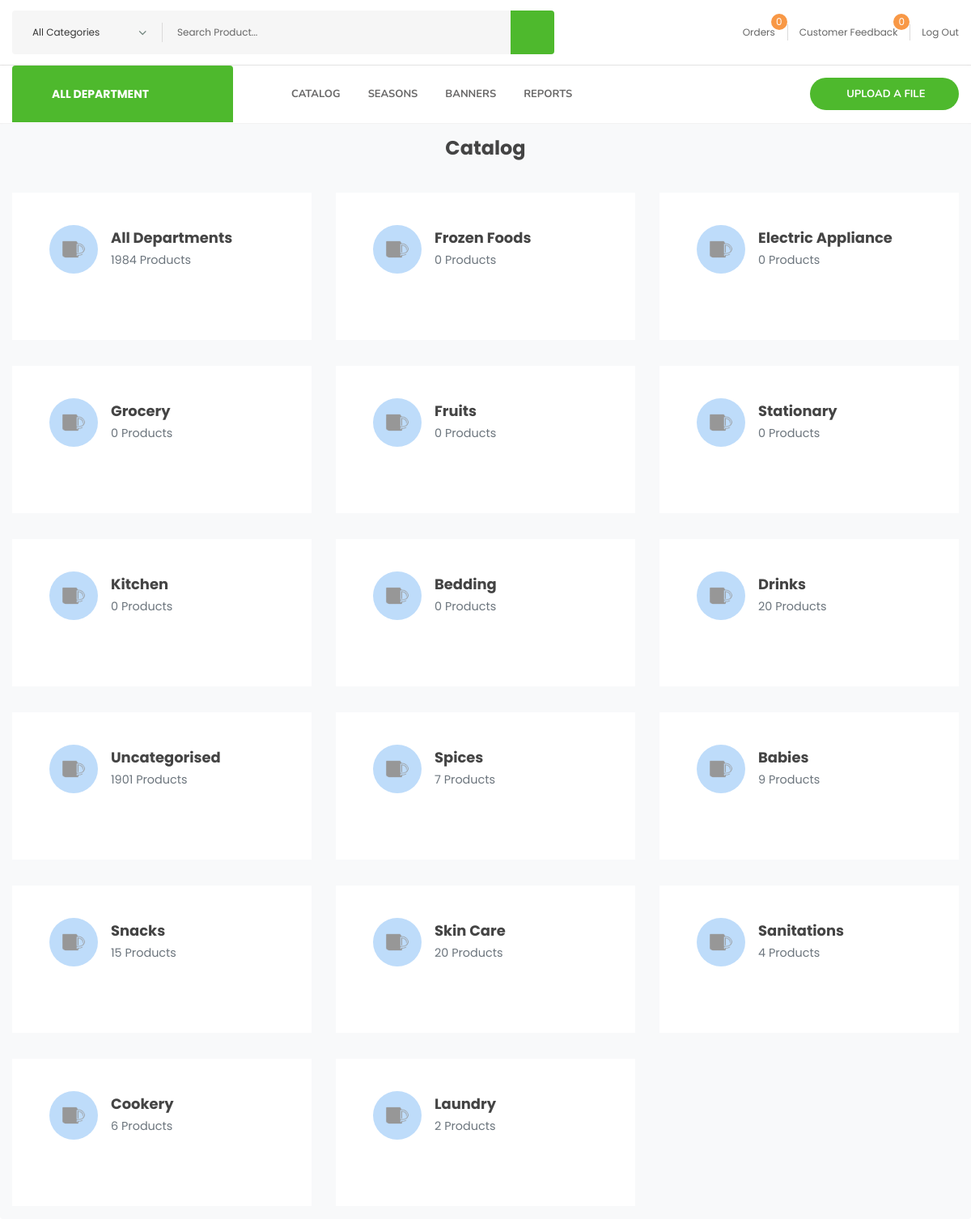
The app's page /uploadcsv with its own data.
### targetManagement/models.py (models this page shows, shortened)
class Category(models.Model):
    name = models.CharField(max_length=50)
    description = models.CharField(max_length=100, default="")
    date_added = models.DateTimeField(auto_now_add=True)
    image = models.ImageField(upload_to='img/cats', blank=True, default='default.png')
    availability = models.BooleanField(default=False)
    season = models.ForeignKey(Season, blank=True, null=True, on_delete=models.CASCADE)
    ui = models.CharField(max_length=100, default="")
    class Meta:
        verbose_name = _("Category")
        verbose_name_plural = _("Categorys")

### targetManagement/views.py (the view, shortened to what this page needs)
# urls.py: path('uploadcsv', views.uploadcsv,name='uploadcsv'),
def uploadcsv(request):
    csvForm = CsvForm(request.POST or None, request.FILES or None)
    items = Product.objects.all()
    categories = Category.objects.all()
    user = request.user
    form = ItemForm()
    return render(request, 'items.html',
                  {'products': items, 'categories': categories, 'form': form, 'csvform': csvForm})

### targetManagement/form.py
class CsvForm(ModelForm):
    class Meta:
        model = Csv
        fields = ('file_name',)

### targetManagement/templatetags/target_extras.py (called while the page is built)
@register.filter
def in_category(products, category):
    filtered = products.filter(category=category)
    print(len(list(filtered)))
    return len(list(filtered))

### targetManagement/templates/items.html
{% extends 'index.html' %}
{% load static %}
{% load target_extras %}
{% block  content %}
<div class="container bg-light rounded">
        <div class="h4 font-weight-bold text-center py-3"> Catalog </div>
        <div class="row">
            {% for category in categories %}
                <div class="col-lg-4 col-md-6 my-lg-3 my-3 part-1">
                    <div class="box bg-white">
                    <div class="d-flex align-items-center">
                        <div
                            class="rounded-circle mx-3 text-center d-flex align-items-center justify-content-center blue">
                            <img src="{% if category.image %}{{category.image.url}}{% endif %}" alt="">
                        </div>
                        <div class="d-flex flex-column">
                            <b>{{category.name}}</b>
                            <a href="{% url 'category' id=category.id%}">
                                {% with size=products.all|in_category:category %}
                                    <p class="text-muted"> {{size}} Products</p>
                                {% endwith %}
                            </a>
                        </div>
                    </div>
                        <ul>
                            <li><a type="button" class="update-product" data-form-url="" data-data-url=""><i class="fas fa-edit"></i></a></li>
                            <li><a href="{% url 'toggle_cat_visibility' cat_id=category.id route=request.get_full_path %}"><i class=" {% if category.availability %} fas fa-eye-slash {% else %} fas fa-eye {% endif %}"></i></a></li>
                        </ul>
                </div>
                </div>
            {% endfor %}
        </div>
    </div>
{% endblock %}

### targetManagement/templates/index.html (shortened to what this page needs)
{% load static %}
<!doctype html>
<html class="no-js" lang="">
    <head>
        <link rel="stylesheet" href="{% static 'css/bootstrap.min.css' %}">
        <link rel="stylesheet" href="{% static 'css/animate.min.css' %}">
        <link rel="stylesheet" href="{% static 'css/magnific-popup.css' %}">
        <link rel="stylesheet" href="{% static 'css/fontawesome-all.min.css' %}">
        <link rel="stylesheet" href="{% static 'css/jquery-ui.css' %}">
        <link rel="stylesheet" href="{% static 'css/flaticon.css' %}">
        <link rel="stylesheet" href="{% static 'css/aos.css' %}">
        <link rel="stylesheet" href="{% static 'css/slick.css' %}">
        <link rel="stylesheet" href="{% static 'css/default.css' %}">
        <link rel="stylesheet" href="{% static 'css/style.css' %}">
        <link rel="stylesheet" href="{% static 'css/test.css' %}">
        <link rel="stylesheet" href="{% static 'css/catalog.css' %}">
        <link rel="stylesheet" href="{% static 'css/responsive.css' %}">
    </head>
    <body>
        <header>
            <div class="header-top-wrap">
                <div class="container custom-container">
                    <div class="row align-items-center">
                        <div class="col-md-7">
                            <div class="header-top-left">
                                <div class="header-search-wrap">
                                    <form action="#">
                                        <select class="custom-select">
                                            <option selected="">All Categories</option>
                                        </select>
                                        <input type="text" placeholder="Search Product...">
                                        <button><i class="flaticon-loupe-1"></i></button>
                                    </form>
                                </div>
                            </div>
                        </div>
                        <div class="col-md-5">
                            <div class="header-top-right">
                                <ul>
                                    <li class="header-wishlist"><a href="#">
                                            Orders
                                            <span class="item-count" style="margin-right:5px;margin-top:-10px">0</span>
                                    </a></li>
                                    <li class="header-wishlist"><a href="#">
                                        Customer Feedback
                                        <span class="item-count" style="margin-right:5px;margin-top:-10px">0</span>
                                    </a></li>
                                    <li><a href="{% url 'logout'%}">Log Out</a></li>
                                </ul>
                            </div>
                        </div>
                    </div>
                </div>
            </div>
            <div id="sticky-header" class="menu-area">
                <div class="container custom-container">
                    <div class="row">
                        <div class="col-12">
                            <div class="menu-wrap">
                                <nav class="menu-nav">
                                    <div class="header-category d-none d-lg-block">
                                        <a href="#" class="cat-toggle"><i class="fas fa-bars"></i>ALL DEPARTMENT<i class="fas fa-angle-down"></i></a>
                                    </div>
                                    <div class="navbar-wrap main-menu d-none d-lg-flex">
                                        <ul class="navigation">
                                            <li class="{% if request.resolver_match.url_name == "index" %}active{% endif %}"><a href="{% url 'index'%}" >Catalog</a></li>
                                            <li class="{% if request.resolver_match.url_name == "seasons" %}active{% endif %}"><a href="{% url 'seasons'%}" >Seasons</a></li>
                                            <li class="{% if request.resolver_match.url_name == "banners" %}active{% endif %}"><a href="{% url 'banners'%}" >Banners</a></li>
                                            <li class="{% if request.resolver_match.url_name == "reports" %}active{% endif %}"><a href="{% url 'reports'%}" >Reports</a></li>
                                        </ul>
                                    </div>
                                    <div class="header-super-store d-none d-xl-block d-lg-none d-md-block">
                                        <div class="dropdown">
                                            <button class="dropdown-toggle" type="button" id="dropdownMenuButton4" data-toggle="dropdown" aria-haspopup="true"
                                                aria-expanded="false"><i class="flaticon-shop"></i> Upload a file</button>
                                        </div>
                                    </div>
                                </nav>
                            </div>
                        </div>
                    </div>
                </div>
            </div>
        </header>
        <main>
            {% block content %}{% endblock %}
        </main>
    </body>
</html>

### targetManagement/static/css/test.css (style rules this page uses)
body { font-family: "Poppins", sans-serif; color: #444444; }
a, a:hover { text-decoration: none; color: inherit; }

### targetManagement/static/css/catalog.css (style rules this page uses)
* { font-family: 'Poppins', sans-serif; }
.box { padding: 40px 30px; transition: all .4s ease-in-out; cursor: pointer; }
img { object-fit: contain; width: 35px; height: 35px; }
p.text-muted { margin: 0; font-size: 0.9rem; }
b { font-size: 1.12rem; }
.rounded-circle { width: 60px; height: 60px; background-color: red; }
.blue { background-color: #bedcfa; transform: rotateZ(90deg); }

### seagateBackEnd/static/css/responsive.css (style rules this page uses)
@media (max-width: 1500px) { .custom-container { max-width: 1330px; } }
@media (max-width: 1500px) { .navbar-wrap ul { margin-left: 55px; } }

### records on screen
Category: image (placeholder picture), name "All Departments", size "1984", availability True (drawn)
Category: image (placeholder picture), name "Frozen Foods", availability "0"
Category: image (placeholder picture), name "Electric Appliance", availability "0"
Category: image (placeholder picture), name "Grocery", availability "0"
Category: image (placeholder picture), name "Fruits", availability "0"
Category: image (placeholder picture), name "Stationary", availability "0"
Category: image (placeholder picture), name "Kitchen", availability "0"
Category: image (placeholder picture), name "Bedding", availability "0"
Category: image (placeholder picture), name "Drinks", size "20", availability False (drawn)
Category: image (placeholder picture), name "Uncategorised", size "1901", availability False (drawn)
Category: image (placeholder picture), name "Spices", size "7", availability True (drawn)
Category: image (placeholder picture), name "Babies", size "9", availability False (drawn)
Category: image (placeholder picture), name "Snacks", size "15", availability False (drawn)
Category: image (placeholder picture), name "Skin Care", size "20", availability True (drawn)
Category: image (placeholder picture), name "Sanitations", size "4", availability True (drawn)
Category: image (placeholder picture), name "Cookery", size "6", availability True (drawn)
Category: image (placeholder picture), name "Laundry", size "2", availability True (drawn)
